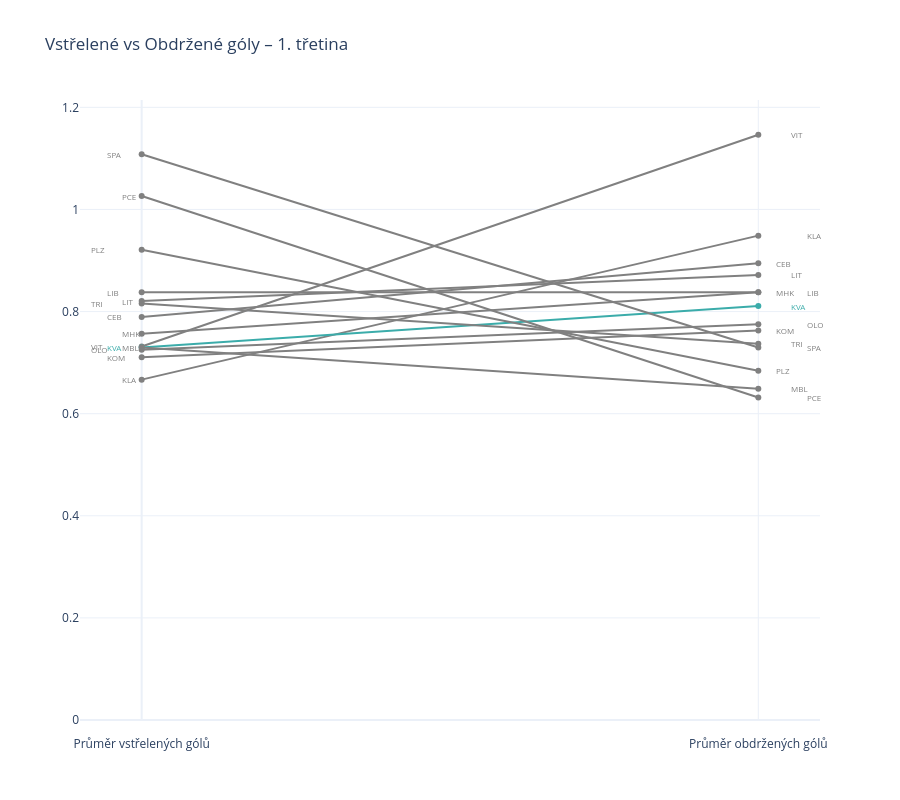
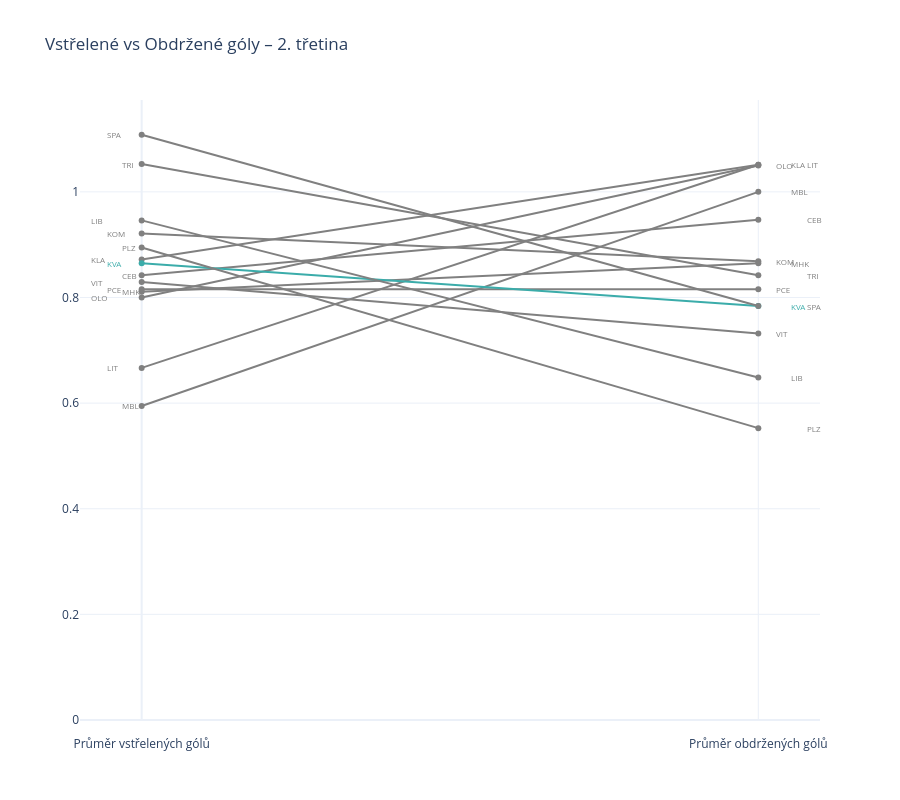
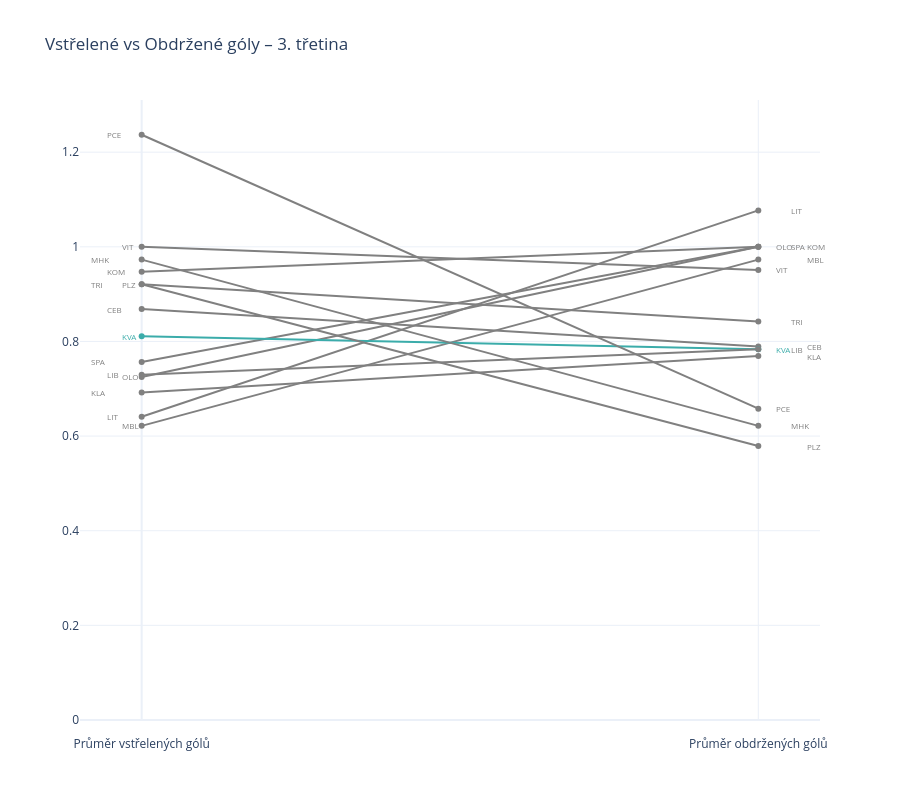
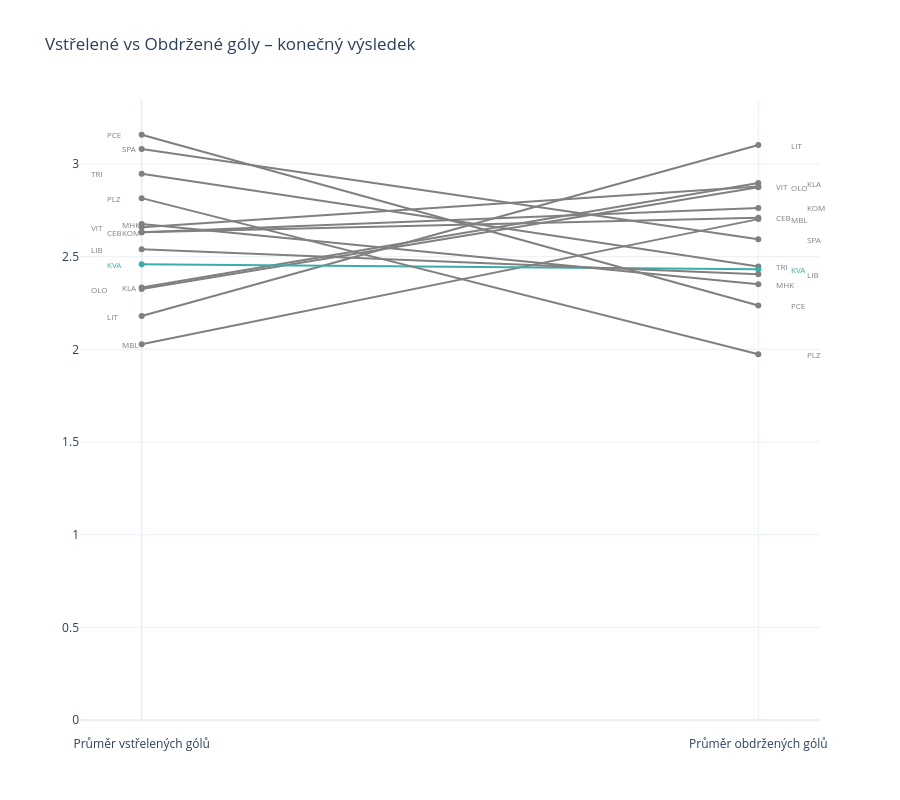

Write notebook code for charts like these, in order.
### Code cell
for period in team_period["period"].unique():
    df_period = team_period[team_period["period"] == period]

    offset_r = define_offset(df_period, "gaa", "team")
    offset_l = define_offset(df_period, "gfa", "team")
    actual_label = "konečný výsledek" if period == "F" else f"{period}. třetina"
    
    fig = go.Figure()
    
    for team in offset_r.keys():
        team_data = df_period[df_period["team"] == team]
        color = "rgb(59,172,170)" if team == "KVA" else "gray"
        
        fig.add_trace(go.Scatter(
            x=[0, 1], 
            y=[team_data["gfa"].values[0], team_data["gaa"].values[0]],
            mode="lines+markers",
            name=team,
            line=dict(color=color, width=2, )
        ))
        
        fig.add_annotation(
            x=1.05+offset_r[team],  
            y=team_data["gaa"].values[0],
            text=team,
            showarrow=False,
            xanchor="left",
            font=dict(color=color, size=8)
        )

        fig.add_annotation(
            x=-0.06+offset_l[team],  
            y=team_data["gfa"].values[0],
            text=team,
            showarrow=False,
            xanchor="left",
            font=dict(color=color, size=8)
        )
    
    fig.update_layout(
        title=f"Vstřelené vs Obdržené góly – {actual_label}",
        xaxis=dict(
            tickvals=[0, 1],
            ticktext=["Průměr vstřelených gólů", "Průměr obdržených gólů"],
            range=[-0.1, 1.1],
            ticklabelposition="outside",
            ticklabelstandoff=15 
        ),
        yaxis=dict(
            rangemode="tozero", #dtick=0.1,
                  ),
        height=800,
        showlegend=False
    )
    
    fig.show()

### Figure 1 — Plotly figure (JSON) as saved in the notebook; plotly's stock layout.template omitted (floating-point values rounded to 4 significant figures)
{"data": [{"line": {"color": "gray", "width": 2}, "mode": "lines+markers", "name": "VIT", "type": "scatter", "x": [0, 1], "y": [0.7317, 1.146]}, {"line": {"color": "gray", "width": 2}, "mode": "lines+markers", "name": "KLA", "type": "scatter", "x": [0, 1], "y": [0.6667, 0.9487]}, {"line": {"color": "gray", "width": 2}, "mode": "lines+markers", "name": "CEB", "type": "scatter", "x": [0, 1], "y": [0.7895, 0.8947]}, {"line": {"color": "gray", "width": 2}, "mode": "lines+markers", "name": "LIT", "type": "scatter", "x": [0, 1], "y": [0.8205, 0.8718]}, {"line": {"color": "gray", "width": 2}, "mode": "lines+markers", "name": "LIB", "type": "scatter", "x": [0, 1], "y": [0.8378, 0.8378]}, {"line": {"color": "gray", "width": 2}, "mode": "lines+markers", "name": "MHK", "type": "scatter", "x": [0, 1], "y": [0.7568, 0.8378]}, {"line": {"color": "rgb(59,172,170)", "width": 2}, "mode": "lines+markers", "name": "KVA", "type": "scatter", "x": [0, 1], "y": [0.7297, 0.8108]}, {"line": {"color": "gray", "width": 2}, "mode": "lines+markers", "name": "OLO", "type": "scatter", "x": [0, 1], "y": [0.725, 0.775]}, {"line": {"color": "gray", "width": 2}, "mode": "lines+markers", "name": "KOM", "type": "scatter", "x": [0, 1], "y": [0.7105, 0.7632]}, {"line": {"color": "gray", "width": 2}, "mode": "lines+markers", "name": "TRI", "type": "scatter", "x": [0, 1], "y": [0.8158, 0.7368]}, {"line": {"color": "gray", "width": 2}, "mode": "lines+markers", "name": "SPA", "type": "scatter", "x": [0, 1], "y": [1.108, 0.7297]}, {"line": {"color": "gray", "width": 2}, "mode": "lines+markers", "name": "PLZ", "type": "scatter", "x": [0, 1], "y": [0.9211, 0.6842]}, {"line": {"color": "gray", "width": 2}, "mode": "lines+markers", "name": "MBL", "type": "scatter", "x": [0, 1], "y": [0.7297, 0.6486]}, {"line": {"color": "gray", "width": 2}, "mode": "lines+markers", "name": "PCE", "type": "scatter", "x": [0, 1], "y": [1.026, 0.6316]}], "layout": {"annotations": [{"font": {"color": "gray", "size": 8}, "showarrow": false, "text": "VIT", "x": 1.05, "xanchor": "left", "y": 1.146}, {"font": {"color": "gray", "size": 8}, "showarrow": false, "text": "VIT", "x": -0.085, "xanchor": "left", "y": 0.7317}, {"font": {"color": "gray", "size": 8}, "showarrow": false, "text": "KLA", "x": 1.075, "xanchor": "left", "y": 0.9487}, {"font": {"color": "gray", "size": 8}, "showarrow": false, "text": "KLA", "x": -0.035, "xanchor": "left", "y": 0.6667}, {"font": {"color": "gray", "size": 8}, "showarrow": false, "text": "CEB", "x": 1.025, "xanchor": "left", "y": 0.8947}, {"font": {"color": "gray", "size": 8}, "showarrow": false, "text": "CEB", "x": -0.06, "xanchor": "left", "y": 0.7895}, {"font": {"color": "gray", "size": 8}, "showarrow": false, "text": "LIT", "x": 1.05, "xanchor": "left", "y": 0.8718}, {"font": {"color": "gray", "size": 8}, "showarrow": false, "text": "LIT", "x": -0.035, "xanchor": "left", "y": 0.8205}, {"font": {"color": "gray", "size": 8}, "showarrow": false, "text": "LIB", "x": 1.075, "xanchor": "left", "y": 0.8378}, {"font": {"color": "gray", "size": 8}, "showarrow": false, "text": "LIB", "x": -0.06, "xanchor": "left", "y": 0.8378}, {"font": {"color": "gray", "size": 8}, "showarrow": false, "text": "MHK", "x": 1.025, "xanchor": "left", "y": 0.8378}, {"font": {"color": "gray", "size": 8}, "showarrow": false, "text": "MHK", "x": -0.035, "xanchor": "left", "y": 0.7568}, {"font": {"color": "rgb(59,172,170)", "size": 8}, "showarrow": false, "text": "KVA", "x": 1.05, "xanchor": "left", "y": 0.8108}, {"font": {"color": "rgb(59,172,170)", "size": 8}, "showarrow": false, "text": "KVA", "x": -0.06, "xanchor": "left", "y": 0.7297}, {"font": {"color": "gray", "size": 8}, "showarrow": false, "text": "OLO", "x": 1.075, "xanchor": "left", "y": 0.775}, {"font": {"color": "gray", "size": 8}, "showarrow": false, "text": "OLO", "x": -0.085, "xanchor": "left", "y": 0.725}, {"font": {"color": "gray", "size": 8}, "showarrow": false, "text": "KOM", "x": 1.025, "xanchor": "left", "y": 0.7632}, {"font": {"color": "gray", "size": 8}, "showarrow": false, "text": "KOM", "x": -0.06, "xanchor": "left", "y": 0.7105}, {"font": {"color": "gray", "size": 8}, "showarrow": false, "text": "TRI", "x": 1.05, "xanchor": "left", "y": 0.7368}, {"font": {"color": "gray", "size": 8}, "showarrow": false, "text": "TRI", "x": -0.085, "xanchor": "left", "y": 0.8158}, {"font": {"color": "gray", "size": 8}, "showarrow": false, "text": "SPA", "x": 1.075, "xanchor": "left", "y": 0.7297}, {"font": {"color": "gray", "size": 8}, "showarrow": false, "text": "SPA", "x": -0.06, "xanchor": "left", "y": 1.108}, {"font": {"color": "gray", "size": 8}, "showarrow": false, "text": "PLZ", "x": 1.025, "xanchor": "left", "y": 0.6842}, {"font": {"color": "gray", "size": 8}, "showarrow": false, "text": "PLZ", "x": -0.085, "xanchor": "left", "y": 0.9211}, {"font": {"color": "gray", "size": 8}, "showarrow": false, "text": "MBL", "x": 1.05, "xanchor": "left", "y": 0.6486}, {"font": {"color": "gray", "size": 8}, "showarrow": false, "text": "MBL", "x": -0.035, "xanchor": "left", "y": 0.7297}, {"font": {"color": "gray", "size": 8}, "showarrow": false, "text": "PCE", "x": 1.075, "xanchor": "left", "y": 0.6316}, {"font": {"color": "gray", "size": 8}, "showarrow": false, "text": "PCE", "x": -0.035, "xanchor": "left", "y": 1.026}], "height": 800, "showlegend": false, "title": {"text": "Vstřelené vs Obdržené góly – 1. třetina"}, "xaxis": {"range": [-0.1, 1.1], "ticklabelposition": "outside", "ticklabelstandoff": 15, "ticktext": ["Průměr vstřelených gólů", "Průměr obdržených gólů"], "tickvals": [0, 1]}, "yaxis": {"rangemode": "tozero"}}}

### Figure 2 — Plotly figure (JSON) as saved in the notebook; plotly's stock layout.template omitted (floating-point values rounded to 4 significant figures)
{"data": [{"line": {"color": "gray", "width": 2}, "mode": "lines+markers", "name": "KLA", "type": "scatter", "x": [0, 1], "y": [0.8718, 1.051]}, {"line": {"color": "gray", "width": 2}, "mode": "lines+markers", "name": "LIT", "type": "scatter", "x": [0, 1], "y": [0.6667, 1.051]}, {"line": {"color": "gray", "width": 2}, "mode": "lines+markers", "name": "OLO", "type": "scatter", "x": [0, 1], "y": [0.8, 1.05]}, {"line": {"color": "gray", "width": 2}, "mode": "lines+markers", "name": "MBL", "type": "scatter", "x": [0, 1], "y": [0.5946, 1]}, {"line": {"color": "gray", "width": 2}, "mode": "lines+markers", "name": "CEB", "type": "scatter", "x": [0, 1], "y": [0.8421, 0.9474]}, {"line": {"color": "gray", "width": 2}, "mode": "lines+markers", "name": "KOM", "type": "scatter", "x": [0, 1], "y": [0.9211, 0.8684]}, {"line": {"color": "gray", "width": 2}, "mode": "lines+markers", "name": "MHK", "type": "scatter", "x": [0, 1], "y": [0.8108, 0.8649]}, {"line": {"color": "gray", "width": 2}, "mode": "lines+markers", "name": "TRI", "type": "scatter", "x": [0, 1], "y": [1.053, 0.8421]}, {"line": {"color": "gray", "width": 2}, "mode": "lines+markers", "name": "PCE", "type": "scatter", "x": [0, 1], "y": [0.8158, 0.8158]}, {"line": {"color": "rgb(59,172,170)", "width": 2}, "mode": "lines+markers", "name": "KVA", "type": "scatter", "x": [0, 1], "y": [0.8649, 0.7838]}, {"line": {"color": "gray", "width": 2}, "mode": "lines+markers", "name": "SPA", "type": "scatter", "x": [0, 1], "y": [1.108, 0.7838]}, {"line": {"color": "gray", "width": 2}, "mode": "lines+markers", "name": "VIT", "type": "scatter", "x": [0, 1], "y": [0.8293, 0.7317]}, {"line": {"color": "gray", "width": 2}, "mode": "lines+markers", "name": "LIB", "type": "scatter", "x": [0, 1], "y": [0.9459, 0.6486]}, {"line": {"color": "gray", "width": 2}, "mode": "lines+markers", "name": "PLZ", "type": "scatter", "x": [0, 1], "y": [0.8947, 0.5526]}], "layout": {"annotations": [{"font": {"color": "gray", "size": 8}, "showarrow": false, "text": "KLA", "x": 1.05, "xanchor": "left", "y": 1.051}, {"font": {"color": "gray", "size": 8}, "showarrow": false, "text": "KLA", "x": -0.085, "xanchor": "left", "y": 0.8718}, {"font": {"color": "gray", "size": 8}, "showarrow": false, "text": "LIT", "x": 1.075, "xanchor": "left", "y": 1.051}, {"font": {"color": "gray", "size": 8}, "showarrow": false, "text": "LIT", "x": -0.06, "xanchor": "left", "y": 0.6667}, {"font": {"color": "gray", "size": 8}, "showarrow": false, "text": "OLO", "x": 1.025, "xanchor": "left", "y": 1.05}, {"font": {"color": "gray", "size": 8}, "showarrow": false, "text": "OLO", "x": -0.085, "xanchor": "left", "y": 0.8}, {"font": {"color": "gray", "size": 8}, "showarrow": false, "text": "MBL", "x": 1.05, "xanchor": "left", "y": 1}, {"font": {"color": "gray", "size": 8}, "showarrow": false, "text": "MBL", "x": -0.035, "xanchor": "left", "y": 0.5946}, {"font": {"color": "gray", "size": 8}, "showarrow": false, "text": "CEB", "x": 1.075, "xanchor": "left", "y": 0.9474}, {"font": {"color": "gray", "size": 8}, "showarrow": false, "text": "CEB", "x": -0.035, "xanchor": "left", "y": 0.8421}, {"font": {"color": "gray", "size": 8}, "showarrow": false, "text": "KOM", "x": 1.025, "xanchor": "left", "y": 0.8684}, {"font": {"color": "gray", "size": 8}, "showarrow": false, "text": "KOM", "x": -0.06, "xanchor": "left", "y": 0.9211}, {"font": {"color": "gray", "size": 8}, "showarrow": false, "text": "MHK", "x": 1.05, "xanchor": "left", "y": 0.8649}, {"font": {"color": "gray", "size": 8}, "showarrow": false, "text": "MHK", "x": -0.035, "xanchor": "left", "y": 0.8108}, {"font": {"color": "gray", "size": 8}, "showarrow": false, "text": "TRI", "x": 1.075, "xanchor": "left", "y": 0.8421}, {"font": {"color": "gray", "size": 8}, "showarrow": false, "text": "TRI", "x": -0.035, "xanchor": "left", "y": 1.053}, {"font": {"color": "gray", "size": 8}, "showarrow": false, "text": "PCE", "x": 1.025, "xanchor": "left", "y": 0.8158}, {"font": {"color": "gray", "size": 8}, "showarrow": false, "text": "PCE", "x": -0.06, "xanchor": "left", "y": 0.8158}, {"font": {"color": "rgb(59,172,170)", "size": 8}, "showarrow": false, "text": "KVA", "x": 1.05, "xanchor": "left", "y": 0.7838}, {"font": {"color": "rgb(59,172,170)", "size": 8}, "showarrow": false, "text": "KVA", "x": -0.06, "xanchor": "left", "y": 0.8649}, {"font": {"color": "gray", "size": 8}, "showarrow": false, "text": "SPA", "x": 1.075, "xanchor": "left", "y": 0.7838}, {"font": {"color": "gray", "size": 8}, "showarrow": false, "text": "SPA", "x": -0.06, "xanchor": "left", "y": 1.108}, {"font": {"color": "gray", "size": 8}, "showarrow": false, "text": "VIT", "x": 1.025, "xanchor": "left", "y": 0.7317}, {"font": {"color": "gray", "size": 8}, "showarrow": false, "text": "VIT", "x": -0.085, "xanchor": "left", "y": 0.8293}, {"font": {"color": "gray", "size": 8}, "showarrow": false, "text": "LIB", "x": 1.05, "xanchor": "left", "y": 0.6486}, {"font": {"color": "gray", "size": 8}, "showarrow": false, "text": "LIB", "x": -0.085, "xanchor": "left", "y": 0.9459}, {"font": {"color": "gray", "size": 8}, "showarrow": false, "text": "PLZ", "x": 1.075, "xanchor": "left", "y": 0.5526}, {"font": {"color": "gray", "size": 8}, "showarrow": false, "text": "PLZ", "x": -0.035, "xanchor": "left", "y": 0.8947}], "height": 800, "showlegend": false, "title": {"text": "Vstřelené vs Obdržené góly – 2. třetina"}, "xaxis": {"range": [-0.1, 1.1], "ticklabelposition": "outside", "ticklabelstandoff": 15, "ticktext": ["Průměr vstřelených gólů", "Průměr obdržených gólů"], "tickvals": [0, 1]}, "yaxis": {"rangemode": "tozero"}}}

### Figure 3 — Plotly figure (JSON) as saved in the notebook; plotly's stock layout.template omitted (floating-point values rounded to 4 significant figures)
{"data": [{"line": {"color": "gray", "width": 2}, "mode": "lines+markers", "name": "LIT", "type": "scatter", "x": [0, 1], "y": [0.641, 1.077]}, {"line": {"color": "gray", "width": 2}, "mode": "lines+markers", "name": "KOM", "type": "scatter", "x": [0, 1], "y": [0.9474, 1]}, {"line": {"color": "gray", "width": 2}, "mode": "lines+markers", "name": "OLO", "type": "scatter", "x": [0, 1], "y": [0.725, 1]}, {"line": {"color": "gray", "width": 2}, "mode": "lines+markers", "name": "SPA", "type": "scatter", "x": [0, 1], "y": [0.7568, 1]}, {"line": {"color": "gray", "width": 2}, "mode": "lines+markers", "name": "MBL", "type": "scatter", "x": [0, 1], "y": [0.6216, 0.973]}, {"line": {"color": "gray", "width": 2}, "mode": "lines+markers", "name": "VIT", "type": "scatter", "x": [0, 1], "y": [1, 0.9512]}, {"line": {"color": "gray", "width": 2}, "mode": "lines+markers", "name": "TRI", "type": "scatter", "x": [0, 1], "y": [0.9211, 0.8421]}, {"line": {"color": "gray", "width": 2}, "mode": "lines+markers", "name": "CEB", "type": "scatter", "x": [0, 1], "y": [0.8684, 0.7895]}, {"line": {"color": "rgb(59,172,170)", "width": 2}, "mode": "lines+markers", "name": "KVA", "type": "scatter", "x": [0, 1], "y": [0.8108, 0.7838]}, {"line": {"color": "gray", "width": 2}, "mode": "lines+markers", "name": "LIB", "type": "scatter", "x": [0, 1], "y": [0.7297, 0.7838]}, {"line": {"color": "gray", "width": 2}, "mode": "lines+markers", "name": "KLA", "type": "scatter", "x": [0, 1], "y": [0.6923, 0.7692]}, {"line": {"color": "gray", "width": 2}, "mode": "lines+markers", "name": "PCE", "type": "scatter", "x": [0, 1], "y": [1.237, 0.6579]}, {"line": {"color": "gray", "width": 2}, "mode": "lines+markers", "name": "MHK", "type": "scatter", "x": [0, 1], "y": [0.973, 0.6216]}, {"line": {"color": "gray", "width": 2}, "mode": "lines+markers", "name": "PLZ", "type": "scatter", "x": [0, 1], "y": [0.9211, 0.5789]}], "layout": {"annotations": [{"font": {"color": "gray", "size": 8}, "showarrow": false, "text": "LIT", "x": 1.05, "xanchor": "left", "y": 1.077}, {"font": {"color": "gray", "size": 8}, "showarrow": false, "text": "LIT", "x": -0.06, "xanchor": "left", "y": 0.641}, {"font": {"color": "gray", "size": 8}, "showarrow": false, "text": "KOM", "x": 1.075, "xanchor": "left", "y": 1}, {"font": {"color": "gray", "size": 8}, "showarrow": false, "text": "KOM", "x": -0.06, "xanchor": "left", "y": 0.9474}, {"font": {"color": "gray", "size": 8}, "showarrow": false, "text": "OLO", "x": 1.025, "xanchor": "left", "y": 1}, {"font": {"color": "gray", "size": 8}, "showarrow": false, "text": "OLO", "x": -0.035, "xanchor": "left", "y": 0.725}, {"font": {"color": "gray", "size": 8}, "showarrow": false, "text": "SPA", "x": 1.05, "xanchor": "left", "y": 1}, {"font": {"color": "gray", "size": 8}, "showarrow": false, "text": "SPA", "x": -0.085, "xanchor": "left", "y": 0.7568}, {"font": {"color": "gray", "size": 8}, "showarrow": false, "text": "MBL", "x": 1.075, "xanchor": "left", "y": 0.973}, {"font": {"color": "gray", "size": 8}, "showarrow": false, "text": "MBL", "x": -0.035, "xanchor": "left", "y": 0.6216}, {"font": {"color": "gray", "size": 8}, "showarrow": false, "text": "VIT", "x": 1.025, "xanchor": "left", "y": 0.9512}, {"font": {"color": "gray", "size": 8}, "showarrow": false, "text": "VIT", "x": -0.035, "xanchor": "left", "y": 1}, {"font": {"color": "gray", "size": 8}, "showarrow": false, "text": "TRI", "x": 1.05, "xanchor": "left", "y": 0.8421}, {"font": {"color": "gray", "size": 8}, "showarrow": false, "text": "TRI", "x": -0.085, "xanchor": "left", "y": 0.9211}, {"font": {"color": "gray", "size": 8}, "showarrow": false, "text": "CEB", "x": 1.075, "xanchor": "left", "y": 0.7895}, {"font": {"color": "gray", "size": 8}, "showarrow": false, "text": "CEB", "x": -0.06, "xanchor": "left", "y": 0.8684}, {"font": {"color": "rgb(59,172,170)", "size": 8}, "showarrow": false, "text": "KVA", "x": 1.025, "xanchor": "left", "y": 0.7838}, {"font": {"color": "rgb(59,172,170)", "size": 8}, "showarrow": false, "text": "KVA", "x": -0.035, "xanchor": "left", "y": 0.8108}, {"font": {"color": "gray", "size": 8}, "showarrow": false, "text": "LIB", "x": 1.05, "xanchor": "left", "y": 0.7838}, {"font": {"color": "gray", "size": 8}, "showarrow": false, "text": "LIB", "x": -0.06, "xanchor": "left", "y": 0.7297}, {"font": {"color": "gray", "size": 8}, "showarrow": false, "text": "KLA", "x": 1.075, "xanchor": "left", "y": 0.7692}, {"font": {"color": "gray", "size": 8}, "showarrow": false, "text": "KLA", "x": -0.085, "xanchor": "left", "y": 0.6923}, {"font": {"color": "gray", "size": 8}, "showarrow": false, "text": "PCE", "x": 1.025, "xanchor": "left", "y": 0.6579}, {"font": {"color": "gray", "size": 8}, "showarrow": false, "text": "PCE", "x": -0.06, "xanchor": "left", "y": 1.237}, {"font": {"color": "gray", "size": 8}, "showarrow": false, "text": "MHK", "x": 1.05, "xanchor": "left", "y": 0.6216}, {"font": {"color": "gray", "size": 8}, "showarrow": false, "text": "MHK", "x": -0.085, "xanchor": "left", "y": 0.973}, {"font": {"color": "gray", "size": 8}, "showarrow": false, "text": "PLZ", "x": 1.075, "xanchor": "left", "y": 0.5789}, {"font": {"color": "gray", "size": 8}, "showarrow": false, "text": "PLZ", "x": -0.035, "xanchor": "left", "y": 0.9211}], "height": 800, "showlegend": false, "title": {"text": "Vstřelené vs Obdržené góly – 3. třetina"}, "xaxis": {"range": [-0.1, 1.1], "ticklabelposition": "outside", "ticklabelstandoff": 15, "ticktext": ["Průměr vstřelených gólů", "Průměr obdržených gólů"], "tickvals": [0, 1]}, "yaxis": {"rangemode": "tozero"}}}

### Figure 4 — Plotly figure (JSON) as saved in the notebook; plotly's stock layout.template omitted (floating-point values rounded to 4 significant figures)
{"data": [{"line": {"color": "gray", "width": 2}, "mode": "lines+markers", "name": "LIT", "type": "scatter", "x": [0, 1], "y": [2.179, 3.103]}, {"line": {"color": "gray", "width": 2}, "mode": "lines+markers", "name": "KLA", "type": "scatter", "x": [0, 1], "y": [2.333, 2.897]}, {"line": {"color": "gray", "width": 2}, "mode": "lines+markers", "name": "VIT", "type": "scatter", "x": [0, 1], "y": [2.659, 2.878]}, {"line": {"color": "gray", "width": 2}, "mode": "lines+markers", "name": "OLO", "type": "scatter", "x": [0, 1], "y": [2.325, 2.875]}, {"line": {"color": "gray", "width": 2}, "mode": "lines+markers", "name": "KOM", "type": "scatter", "x": [0, 1], "y": [2.632, 2.763]}, {"line": {"color": "gray", "width": 2}, "mode": "lines+markers", "name": "CEB", "type": "scatter", "x": [0, 1], "y": [2.632, 2.711]}, {"line": {"color": "gray", "width": 2}, "mode": "lines+markers", "name": "MBL", "type": "scatter", "x": [0, 1], "y": [2.027, 2.703]}, {"line": {"color": "gray", "width": 2}, "mode": "lines+markers", "name": "SPA", "type": "scatter", "x": [0, 1], "y": [3.081, 2.595]}, {"line": {"color": "gray", "width": 2}, "mode": "lines+markers", "name": "TRI", "type": "scatter", "x": [0, 1], "y": [2.947, 2.447]}, {"line": {"color": "rgb(59,172,170)", "width": 2}, "mode": "lines+markers", "name": "KVA", "type": "scatter", "x": [0, 1], "y": [2.459, 2.432]}, {"line": {"color": "gray", "width": 2}, "mode": "lines+markers", "name": "LIB", "type": "scatter", "x": [0, 1], "y": [2.541, 2.405]}, {"line": {"color": "gray", "width": 2}, "mode": "lines+markers", "name": "MHK", "type": "scatter", "x": [0, 1], "y": [2.676, 2.351]}, {"line": {"color": "gray", "width": 2}, "mode": "lines+markers", "name": "PCE", "type": "scatter", "x": [0, 1], "y": [3.158, 2.237]}, {"line": {"color": "gray", "width": 2}, "mode": "lines+markers", "name": "PLZ", "type": "scatter", "x": [0, 1], "y": [2.816, 1.974]}], "layout": {"annotations": [{"font": {"color": "gray", "size": 8}, "showarrow": false, "text": "LIT", "x": 1.05, "xanchor": "left", "y": 3.103}, {"font": {"color": "gray", "size": 8}, "showarrow": false, "text": "LIT", "x": -0.06, "xanchor": "left", "y": 2.179}, {"font": {"color": "gray", "size": 8}, "showarrow": false, "text": "KLA", "x": 1.075, "xanchor": "left", "y": 2.897}, {"font": {"color": "gray", "size": 8}, "showarrow": false, "text": "KLA", "x": -0.035, "xanchor": "left", "y": 2.333}, {"font": {"color": "gray", "size": 8}, "showarrow": false, "text": "VIT", "x": 1.025, "xanchor": "left", "y": 2.878}, {"font": {"color": "gray", "size": 8}, "showarrow": false, "text": "VIT", "x": -0.085, "xanchor": "left", "y": 2.659}, {"font": {"color": "gray", "size": 8}, "showarrow": false, "text": "OLO", "x": 1.05, "xanchor": "left", "y": 2.875}, {"font": {"color": "gray", "size": 8}, "showarrow": false, "text": "OLO", "x": -0.085, "xanchor": "left", "y": 2.325}, {"font": {"color": "gray", "size": 8}, "showarrow": false, "text": "KOM", "x": 1.075, "xanchor": "left", "y": 2.763}, {"font": {"color": "gray", "size": 8}, "showarrow": false, "text": "KOM", "x": -0.035, "xanchor": "left", "y": 2.632}, {"font": {"color": "gray", "size": 8}, "showarrow": false, "text": "CEB", "x": 1.025, "xanchor": "left", "y": 2.711}, {"font": {"color": "gray", "size": 8}, "showarrow": false, "text": "CEB", "x": -0.06, "xanchor": "left", "y": 2.632}, {"font": {"color": "gray", "size": 8}, "showarrow": false, "text": "MBL", "x": 1.05, "xanchor": "left", "y": 2.703}, {"font": {"color": "gray", "size": 8}, "showarrow": false, "text": "MBL", "x": -0.035, "xanchor": "left", "y": 2.027}, {"font": {"color": "gray", "size": 8}, "showarrow": false, "text": "SPA", "x": 1.075, "xanchor": "left", "y": 2.595}, {"font": {"color": "gray", "size": 8}, "showarrow": false, "text": "SPA", "x": -0.035, "xanchor": "left", "y": 3.081}, {"font": {"color": "gray", "size": 8}, "showarrow": false, "text": "TRI", "x": 1.025, "xanchor": "left", "y": 2.447}, {"font": {"color": "gray", "size": 8}, "showarrow": false, "text": "TRI", "x": -0.085, "xanchor": "left", "y": 2.947}, {"font": {"color": "rgb(59,172,170)", "size": 8}, "showarrow": false, "text": "KVA", "x": 1.05, "xanchor": "left", "y": 2.432}, {"font": {"color": "rgb(59,172,170)", "size": 8}, "showarrow": false, "text": "KVA", "x": -0.06, "xanchor": "left", "y": 2.459}, {"font": {"color": "gray", "size": 8}, "showarrow": false, "text": "LIB", "x": 1.075, "xanchor": "left", "y": 2.405}, {"font": {"color": "gray", "size": 8}, "showarrow": false, "text": "LIB", "x": -0.085, "xanchor": "left", "y": 2.541}, {"font": {"color": "gray", "size": 8}, "showarrow": false, "text": "MHK", "x": 1.025, "xanchor": "left", "y": 2.351}, {"font": {"color": "gray", "size": 8}, "showarrow": false, "text": "MHK", "x": -0.035, "xanchor": "left", "y": 2.676}, {"font": {"color": "gray", "size": 8}, "showarrow": false, "text": "PCE", "x": 1.05, "xanchor": "left", "y": 2.237}, {"font": {"color": "gray", "size": 8}, "showarrow": false, "text": "PCE", "x": -0.06, "xanchor": "left", "y": 3.158}, {"font": {"color": "gray", "size": 8}, "showarrow": false, "text": "PLZ", "x": 1.075, "xanchor": "left", "y": 1.974}, {"font": {"color": "gray", "size": 8}, "showarrow": false, "text": "PLZ", "x": -0.06, "xanchor": "left", "y": 2.816}], "height": 800, "showlegend": false, "title": {"text": "Vstřelené vs Obdržené góly – konečný výsledek"}, "xaxis": {"range": [-0.1, 1.1], "ticklabelposition": "outside", "ticklabelstandoff": 15, "ticktext": ["Průměr vstřelených gólů", "Průměr obdržených gólů"], "tickvals": [0, 1]}, "yaxis": {"rangemode": "tozero"}}}
